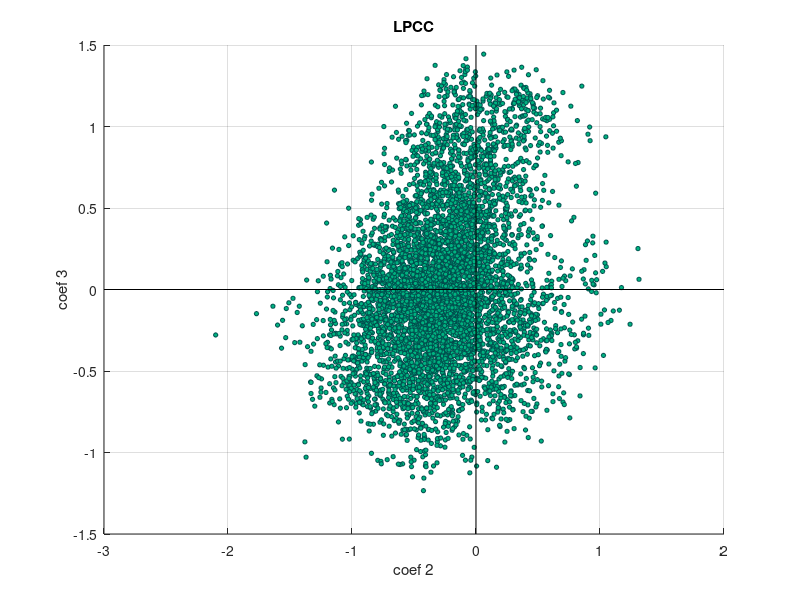

This figure's MATLAB source: (Note: this script raises an error after producing the figure.)
data = load('graf_lpcc.txt');
x = data(:,1);
y = data(:,2);

sz = 10;
scatter(x, y, sz, 'MarkerEdgeColor',[0 .3 .3],...
              'MarkerFaceColor',[0 .7 .5],...
              'LineWidth',0.5);
grid on
xlabel('coef 2')
ylabel('coef 3')
title('LPCC')

hold on
hlines=line([0 0], ylim, 'Color', 'k', 'LineWidth', 0.5); 
vlines=line(xlim, [0 0], 'Color', 'k', 'LineWidth', 0.5); 
hold off

uistack(hlines, 'bottom');
uistack(vlines, 'bottom');
